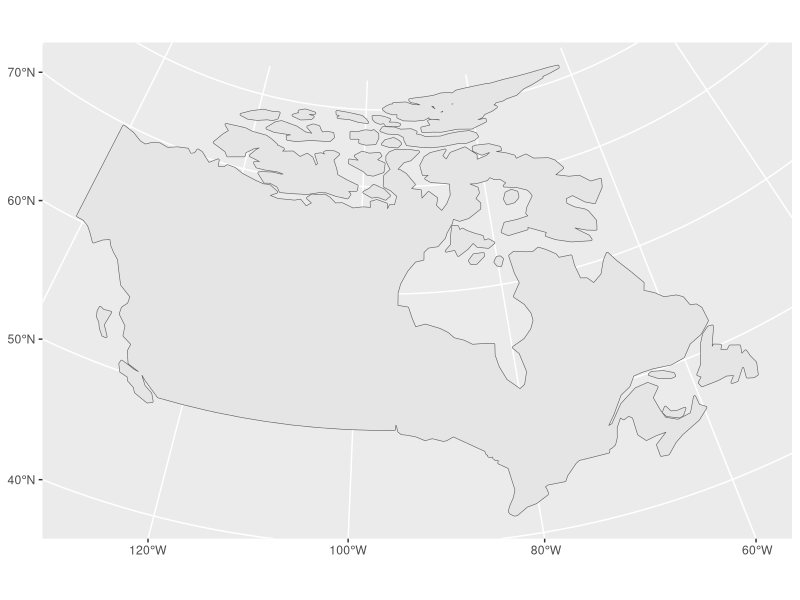
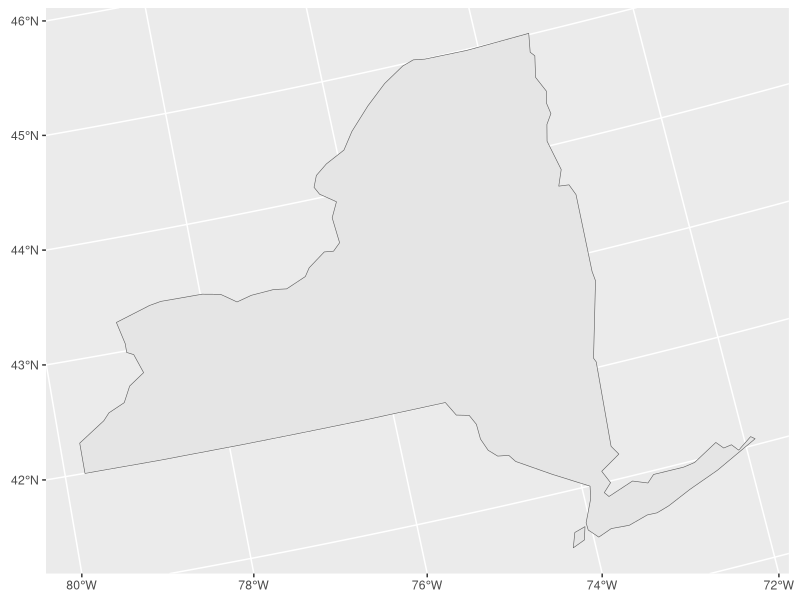
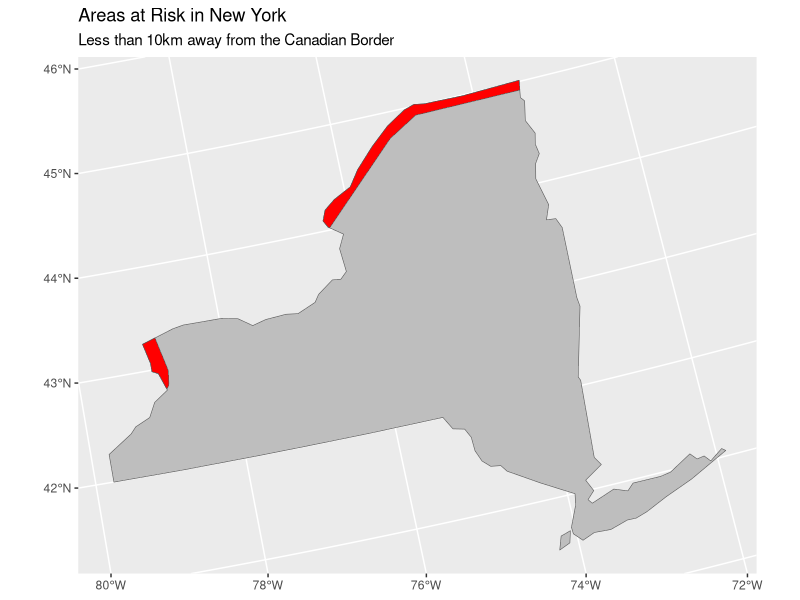
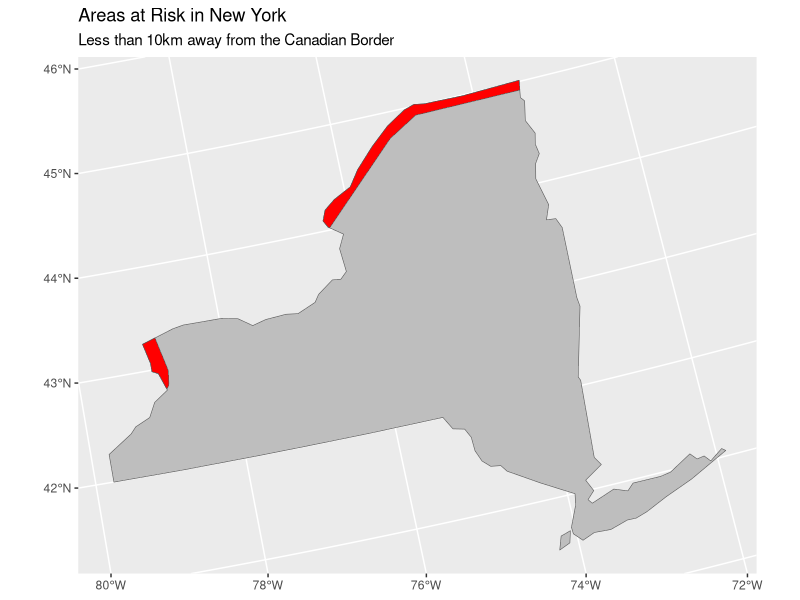

These figures' R source, in order: (Note: this script raises an error after producing the figures.)
#install packages if needed
#install.packages("sf")
#install.packages("spData")

#load necessary packages

library(spData)
library(sf)
library(tidyverse)

#load world and U.S. states data
data("world")
data("us_states")

#transform to albers equal area projection 

albers <- "+proj=aea +lat_1=29.5 +lat_2=45.5 +lat_0=37.5 +lon_0=-96 +x_0=0 +y_0=0 +
        ellps=GRS80 +datum=NAD83 +units=m +no_defs"

world_aea <- st_transform(world, crs = albers)

#filter for canada

canada <- world_aea %>%
            filter(name_long == "Canada")

#buffer canada

canada_buffer <- st_buffer(canada, 10000)

ggplot(canada_buffer)+
  geom_sf()

#filter for new york state

new_york_state <- us_states %>%
                    filter(NAME == "New York")

#transform new york state to albers

nys_albers <- st_transform(new_york_state, crs = albers)

ggplot(nys_albers)+
  geom_sf()

#find overlap between canada buffer and new york state

overlap <- st_intersection(canada_buffer, nys_albers)

#plot the border areas at "risk"

ggplot()+
  geom_sf(data = nys_albers, fill = "gray")+
  geom_sf(data = overlap, fill = "red")+
  labs(title = "Areas at Risk in New York",
       subtitle = "Less than 10km away from the Canadian Border")

ggsave("NYS_Areas_at_Risk.PNG")

#calculate the area of the buffer

area_of_overlap <- st_area(overlap)

area_of_overlap_sqkm <- area_of_overlap %>% 
                          set_units(km^2)
area_of_overlap_sqkm
